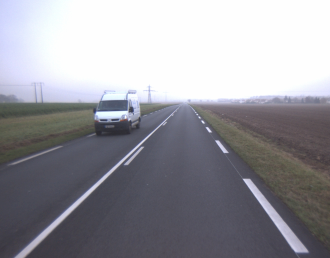
%> input picture Perception/PerceptionEtendueDesSystemesAutonomes/DetectionDesObstaclesAvecLaV_disparite/DetectionDesObstaclesAvecLaV_disparite/01D.png, 330 x 258 px
$ octave main1.m   (GNU Octave 9; MATLAB toolbox functions it lacks are replaced by stand-ins)
%> lines starting %> are read from the running program, lines starting %| are printed output that depends on the picture
### Perception/PerceptionEtendueDesSystemesAutonomes/DetectionDesObstaclesAvecLaV_disparite/DetectionDesObstaclesAvecLaV_disparite/calculDeDisparite.m
function dispariteSGM=calculDeDisparite(Id,Ig, range)
%> called with Id = '01D.png', Ig = '01G.png', range = [0 96]
    % Id : l'adresse de l'image de droite de type chaine de caractere. Ex : '01D.png'
    % Ig : l'adresse de l'image de gauche de type chaine de caractere. Ex : '01G.png'
    % Cette fonction retourne les images prises au départ en niveau gris, les images superposées en anaglyphe
    % et les carte de disparite de différentes fonctions

    %% lecture des images : 02D et 02G avec la normalisation
    Id=rgb2gray(double(imread(Id))/255);
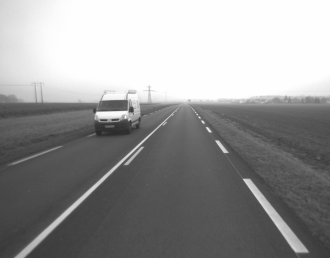
%> Id: size 258x330 double; min 0.171, max 0.998, mean 0.596
    Ig=rgb2gray(double(imread(Ig))/255);
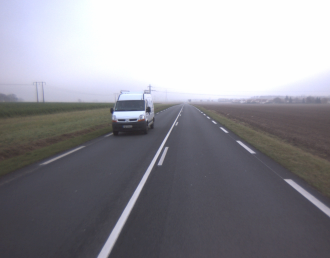
%> input picture Perception/PerceptionEtendueDesSystemesAutonomes/DetectionDesObstaclesAvecLaV_disparite/DetectionDesObstaclesAvecLaV_disparite/01G.png, 330 x 258 px
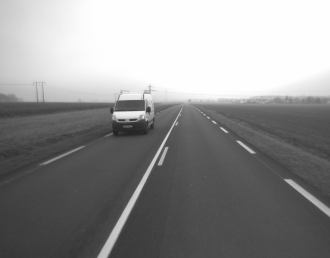
%> Ig: size 258x330 double; min 0.139, max 0.998, mean 0.571

    %% affichage des images originales
    figure;
    subplot(1,2,1);imshow(Id);title('Image 01D');
    subplot(1,2,2);imshow(Ig);title('Image 01G');

    %% combine les images 01D et 01G en un anaglyphe rouge-cyan
%> the run ends on the next line
    ang = stereoAnaglyph(Ig,Id);
    % affichage des images 01D et 01G superposées
    figure,imshow(ang);title("Superposition d'image 02D et 02G");

    %% calcul de disparité

    %% carte disparité en utlisant Fonction Matlab "disparity"
    disparite=disparity(Ig,Id,'disparityRange',range);
    % affichage de disparité en gray et en color
    figure;
    ax1=subplot(3,2,1);
    imshow(disparite/range(2))
    title('Disparity avec Fct disparity')
    colormap(ax1,'gray')

    ax2=subplot(3,2,2);
    imshow(disparite/range(2))
    title('Disparity avec Fct disparity')
    colormap(ax2,'jet')
    colorbar

    %% carte disparité en utlisant Fonction Matlab "disparityBM"
    dispariteBM=disparityBM(Ig,Id,'disparityRange',range);
    % affichage de disparité en gray et en color

    ax1=subplot(3,2,3);
    imshow(dispariteBM/range(2))
    title('Disparity avec Fct disparityBM')
    colormap(ax1,'gray')

    ax2=subplot(3,2,4);
    imshow(dispariteBM/range(2))
    title('Disparity avec Fct disparityBM')
    colormap(ax2,'jet')
    colorbar

    %% carte disparité en utlisant Fonction Matlab "disparitySGM"
    dispariteSGM=disparitySGM(Ig,Id,'disparityRange',range);
    % affichage de disparité en gray et en color

    ax1=subplot(3,2,5);
    imshow(dispariteSGM/range(2))
    title('Disparity avec Fct disparitySGM')
    colormap(ax1,'gray')

    ax2=subplot(3,2,6);
    imshow(dispariteSGM/range(2))
    title('Disparity avec Fct disparitySGM')
    colormap(ax2,'jet')
    colorbar


end

### Perception/PerceptionEtendueDesSystemesAutonomes/DetectionDesObstaclesAvecLaV_disparite/DetectionDesObstaclesAvecLaV_disparite/main1.m
clc; close all; clear all;

%% Partie 1 : Calcul de disparités
range =[0 96];
dispariteSGM=calculDeDisparite('01D.png','01G.png', range);
